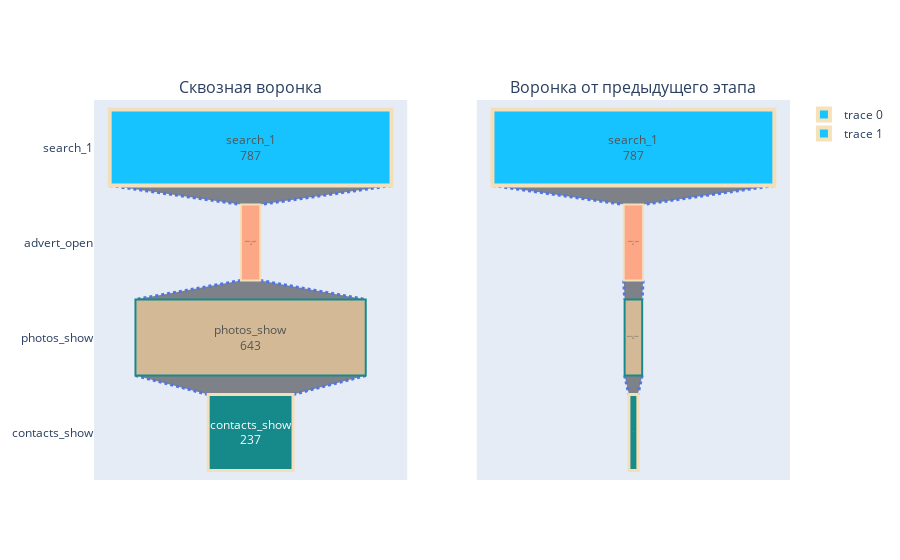

This figure's notebook cell:
### Markdown cell above
*Визуализация "классической" цепочки*

### Code cell
funnel_drawing(sequence_of_events_classic)

### Figure 1 — Plotly figure (JSON) as saved in the notebook; plotly's stock layout.template omitted (floating-point values rounded to 4 significant figures)
{"data": [{"connector": {"line": {"color": "royalblue", "dash": "dot", "width": 3}}, "marker": {"color": ["deepskyblue", "lightsalmon", "tan", "teal"], "line": {"color": ["wheat", "wheat", "teal", "wheat"], "width": [4, 2, 2, 3, 1, 1]}}, "opacity": 0.9, "text": ["search_1", "advert_open", "photos_show", "contacts_show"], "textinfo": "text+value", "textposition": "inside", "type": "funnel", "x": [787, 54, 643, 237], "xaxis": "x", "y": ["search_1", "advert_open", "photos_show", "contacts_show"], "yaxis": "y"}, {"connector": {"line": {"color": "royalblue", "dash": "dot", "width": 3}}, "marker": {"color": ["deepskyblue", "lightsalmon", "tan", "teal"], "line": {"color": ["wheat", "wheat", "teal", "wheat"], "width": [4, 2, 2, 3, 1, 1]}}, "opacity": 0.9, "text": ["search_1", "advert_open", "photos_show", "contacts_show"], "textinfo": "text+value", "textposition": "inside", "type": "funnel", "x": [787, 54, 49, 25], "xaxis": "x2", "y": ["search_1", "advert_open", "photos_show", "contacts_show"], "yaxis": "y2"}], "layout": {"annotations": [{"font": {"size": 16}, "showarrow": false, "text": "Сквозная воронка", "x": 0.225, "xanchor": "center", "xref": "paper", "y": 1, "yanchor": "bottom", "yref": "paper"}, {"font": {"size": 16}, "showarrow": false, "text": "Воронка от предыдущего этапа", "x": 0.775, "xanchor": "center", "xref": "paper", "y": 1, "yanchor": "bottom", "yref": "paper"}], "xaxis": {"anchor": "y", "domain": [0, 0.45]}, "xaxis2": {"anchor": "y2", "domain": [0.55, 1]}, "yaxis": {"anchor": "x", "domain": [0, 1]}, "yaxis2": {"anchor": "x2", "domain": [0, 1], "showticklabels": false}}}
